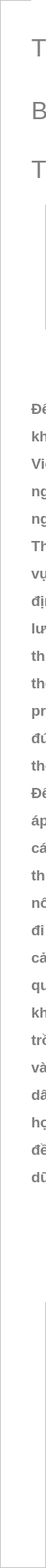
                         <widget class="QWidget" name="scrollAreaWidgetContents_2">
                          <property name="geometry">
                           <rect>
                            <x>0</x>
                            <y>0</y>
                            <width>59</width>
                            <height>2000</height>
                           </rect>
                          </property>
                          <layout class="QVBoxLayout" name="verticalLayout_71">
                           <property name="spacing">
                            <number>0</number>
                           </property>
                           <property name="leftMargin">
                            <number>0</number>
                           </property>
                           <property name="topMargin">
                            <number>0</number>
                           </property>
                           <property name="rightMargin">
                            <number>0</number>
                           </property>
                           <property name="bottomMargin">
                            <number>0</number>
                           </property>
                           <item>
                            <widget class="QFrame" name="scrollAreaWidgetContents_2_in">
                             <property name="minimumSize">
                              <size>
                               <width>0</width>
                               <height>2000</height>
                              </size>
                             </property>
                             <property name="styleSheet">
                              <string notr="true">background-color: rgb(255, 255, 255);</string>
                             </property>
                             <property name="frameShape">
                              <enum>QFrame::StyledPanel</enum>
                             </property>
                             <property name="frameShadow">
                              <enum>QFrame::Raised</enum>
                             </property>
                             <widget class="QLabel" name="label_28">
                              <property name="geometry">
                               <rect>
                                <x>360</x>
                                <y>300</y>
                                <width>251</width>
                                <height>51</height>
                               </rect>
                              </property>
                              <property name="font">
                               <font>
                                <family>Segoe UI</family>
                               </font>
                              </property>
                              <property name="text">
                               <string>&lt;!DOCTYPE HTML PUBLIC &quot;-//W3C//DTD HTML 4.0//EN&quot; &quot;http://www.w3.org/TR/REC-html40/strict.dtd&quot;&gt;
&lt;html&gt;&lt;head&gt;&lt;meta name=&quot;qrichtext&quot; content=&quot;1&quot; /&gt;&lt;style type=&quot;text/css&quot;&gt;
p, li { white-space: pre-wrap; }
&lt;/style&gt;&lt;/head&gt;&lt;body style=&quot; font-family:'Segoe UI'; font-size:8pt; font-weight:400; font-style:normal;&quot;&gt;
&lt;p align=&quot;center&quot; style=&quot; margin-top:12px; margin-bottom:12px; margin-left:0px; margin-right:0px; -qt-block-indent:0; text-indent:0px;&quot;&gt;&lt;span style=&quot; font-family:'MS Shell Dlg 2'; font-size:24pt; color:#717171;&quot;&gt;Lời mở đầu&lt;/span&gt;&lt;/p&gt;&lt;/body&gt;&lt;/html&gt;</string>
                              </property>
                             </widget>
                             <widget class="QLabel" name="label_37">
                              <property name="geometry">
                               <rect>
                                <x>40</x>
                                <y>420</y>
                                <width>961</width>
                                <height>1241</height>
                               </rect>
                              </property>
                              <property name="font">
                               <font>
                                <family>Segoe UI</family>
                                <pointsize>14</pointsize>
                                <weight>75</weight>
                                <bold>true</bold>
                               </font>
                              </property>
                              <property name="text">
                               <string>&lt;html&gt;&lt;head/&gt;&lt;body&gt;&lt;p&gt;&lt;span style=&quot; font-size:14pt; color:#7e7e7e;&quot;&gt;Để phát triển mạnh mẽ ngành nông nghiệp, cũng như đưa vị thế nghành xuất &lt;/span&gt;&lt;/p&gt;&lt;p&gt;&lt;span style=&quot; font-size:14pt; color:#7e7e7e;&quot;&gt;khẩu nông nghiệp và sản xuất nông nghiệp sạch và chất lượng là nghành chủ lực cho &lt;/span&gt;&lt;/p&gt;&lt;p&gt;&lt;span style=&quot; font-size:14pt; color:#7e7e7e;&quot;&gt;Việt Nam, những vấn đề như biến đổi khí hậu, thay đổi giống làm cho nghành nông &lt;/span&gt;&lt;/p&gt;&lt;p&gt;&lt;span style=&quot; font-size:14pt; color:#7e7e7e;&quot;&gt;nghiệp gặp không ít khó khăn trong nông nghiệp, hậu quả là các bệnh dịch nghành nông &lt;/span&gt;&lt;/p&gt;&lt;p&gt;&lt;span style=&quot; font-size:14pt; color:#7e7e7e;&quot;&gt;nghiệp chết hàng loạt. Chính vì vậy các hệ thống nông nghiệp thông minh ra đời.&lt;/span&gt;&lt;/p&gt;&lt;p&gt;&lt;span style=&quot; font-size:14pt; color:#7e7e7e;&quot;&gt;Theo truyền thống nông nghiệp được thực hiện bằng cách thực hiện một nhiệm &lt;/span&gt;&lt;/p&gt;&lt;p&gt;&lt;span style=&quot; font-size:14pt; color:#7e7e7e;&quot;&gt;vụ cụ thể, chẳng hạn như trồng, chăm sóc, tưới tiêu hoặc thu hoạch với một lịch trình &lt;/span&gt;&lt;/p&gt;&lt;p&gt;&lt;span style=&quot; font-size:14pt; color:#7e7e7e;&quot;&gt;định trước. Nhưng bằng cách thu thập dữ liệu thời gian thực về thời tiết, đất và chất &lt;/span&gt;&lt;/p&gt;&lt;p&gt;&lt;span style=&quot; font-size:14pt; color:#7e7e7e;&quot;&gt;lượng không khí v.v.. nhằm theo dõi sự trưởng thành của cây trồng và thậm chí cả trang &lt;/span&gt;&lt;/p&gt;&lt;p&gt;&lt;span style=&quot; font-size:14pt; color:#7e7e7e;&quot;&gt;thiết bị và chi phí lao động, các phân tích có thể được sử dụng để đưa ra quyết định &lt;/span&gt;&lt;/p&gt;&lt;p&gt;&lt;span style=&quot; font-size:14pt; color:#7e7e7e;&quot;&gt;thông minh hơn. Đây được gọi là nông nghiệp chính xác (hoặc canh tác chính xác -&lt;/span&gt;&lt;/p&gt;&lt;p&gt;&lt;span style=&quot; font-size:14pt; color:#7e7e7e;&quot;&gt;precision agriculture). Một định nghĩa của nông nghiệp chính xác là: kỹ thuật áp dụng &lt;/span&gt;&lt;/p&gt;&lt;p&gt;&lt;span style=&quot; font-size:14pt; color:#7e7e7e;&quot;&gt;đúng số lượng đầu vào(nước, phân bón, thuốc trừ sâu, v..v..) vào đúng vị trí và vào đúng &lt;/span&gt;&lt;/p&gt;&lt;p&gt;&lt;span style=&quot; font-size:14pt; color:#7e7e7e;&quot;&gt;thời điểm để tăng cường sản xuất và nâng cao chất lượng sản phẩm nông nghiệp.&lt;/span&gt;&lt;/p&gt;&lt;p&gt;&lt;span style=&quot; font-size:14pt; color:#7e7e7e;&quot;&gt;Để thúc đẩy sự thông minh và tự động hoá trong nông nghiệp, nó là một xu hướng &lt;/span&gt;&lt;/p&gt;&lt;p&gt;&lt;span style=&quot; font-size:14pt; color:#7e7e7e;&quot;&gt;áp dụng công nghệ IoT. Hệ thống giám sát môi trường dựa trên IoT có thể đáp ứng được &lt;/span&gt;&lt;/p&gt;&lt;p&gt;&lt;span style=&quot; font-size:14pt; color:#7e7e7e;&quot;&gt;các phép đo nhanh, chính xác và liên tục yêu cầu trong nông nghiệp chính xác. Các kỹ&lt;/span&gt;&lt;/p&gt;&lt;p&gt;&lt;span style=&quot; font-size:14pt; color:#7e7e7e;&quot;&gt;thuật mới của IoT cung cấp mới phương pháp tiếp cận với kỹ thuật thông tin môi trường &lt;/span&gt;&lt;/p&gt;&lt;p&gt;&lt;span style=&quot; font-size:14pt; color:#7e7e7e;&quot;&gt;nông nghiệp. Ứng dụng mạng cảm biến không dây cho nông nghiệp chính xác là hướng &lt;/span&gt;&lt;/p&gt;&lt;p&gt;&lt;span style=&quot; font-size:14pt; color:#7e7e7e;&quot;&gt;đi mới đáp ứng các yêu cầu quan trọng trong lĩnh vực hiện đại hóa nông nghiệp. Mạng &lt;/span&gt;&lt;/p&gt;&lt;p&gt;&lt;span style=&quot; font-size:14pt; color:#7e7e7e;&quot;&gt;cảm biến không dây cho phép giám sát quản lý và điều khiển các thông số liên quan đến &lt;/span&gt;&lt;/p&gt;&lt;p&gt;&lt;span style=&quot; font-size:14pt; color:#7e7e7e;&quot;&gt;quy trình sản xuất nông nghiệp như các thông số liên quan đến môi trường (nhiệt độ&lt;/span&gt;&lt;/p&gt;&lt;p&gt;&lt;span style=&quot; font-size:14pt; color:#7e7e7e;&quot;&gt;không khí, độ ẩm không khí, ánh sáng, v..v..), các thông số liên quan đến điều kiện đất &lt;/span&gt;&lt;/p&gt;&lt;p&gt;&lt;span style=&quot; font-size:14pt; color:#7e7e7e;&quot;&gt;trồng (độ ẩm đất, độ pH, 2 v..v..) và sức khỏe của cây trồng (độ xanh của lá, côn trùng &lt;/span&gt;&lt;/p&gt;&lt;p&gt;&lt;span style=&quot; font-size:14pt; color:#7e7e7e;&quot;&gt;và các bệnh tật, cỏ dại, v..v..). Các dữ liệu này được thu thập, lưu trữ và truyền tải không &lt;/span&gt;&lt;/p&gt;&lt;p&gt;&lt;span style=&quot; font-size:14pt; color:#7e7e7e;&quot;&gt;dây đến người dùng để xử lý, qua đó họ có thể điều khiển và đưa ra các biện pháp thích &lt;/span&gt;&lt;/p&gt;&lt;p&gt;&lt;span style=&quot; font-size:14pt; color:#7e7e7e;&quot;&gt;hợp trong sản xuất nông nghiệp nhằm tăng năng xuất, nâng cao chất lượng và sự đồng &lt;/span&gt;&lt;/p&gt;&lt;p&gt;&lt;span style=&quot; font-size:14pt; color:#7e7e7e;&quot;&gt;đều trong sản phẩm thu hoạch. Vì thế cần có một ứng dụng có thể lưu trữ và quản lý các &lt;/span&gt;&lt;/p&gt;&lt;p&gt;&lt;span style=&quot; font-size:14pt; color:#7e7e7e;&quot;&gt;dữ liệu trên một cách đơn giản và hiệu quả.&lt;/span&gt;&lt;/p&gt;&lt;p&gt;&lt;br/&gt;&lt;/p&gt;&lt;/body&gt;&lt;/html&gt;</string>
                              </property>
                             </widget>
                             <widget class="QLabel" name="label_38">
                              <property name="geometry">
                               <rect>
                                <x>40</x>
                                <y>0</y>
                                <width>771</width>
                                <height>121</height>
                               </rect>
                              </property>
                              <property name="font">
                               <font>
                                <family>Segoe UI</family>
                                <pointsize>24</pointsize>
                               </font>
                              </property>
                              <property name="styleSheet">
                               <string notr="true">color: rgb(127, 127, 127);</string>
                              </property>
                              <property name="text">
                               <string>Tứ Trụ Team chuyên thầu các dự án tiền tỷ</string>
                              </property>
                             </widget>
                             <widget class="QLabel" name="label_39">
                              <property name="geometry">
                               <rect>
                                <x>40</x>
                                <y>80</y>
                                <width>771</width>
                                <height>121</height>
                               </rect>
                              </property>
                              <property name="font">
                               <font>
                                <family>Segoe UI</family>
                                <pointsize>24</pointsize>
                               </font>
                              </property>
                              <property name="styleSheet">
                               <string notr="true">color: rgb(127, 127, 127);</string>
                              </property>
                              <property name="text">
                               <string>Bạn có vấn đề ? Hãy đến với chúng tôi</string>
                              </property>
                             </widget>
                             <widget class="QLabel" name="label_42">
                              <property name="geometry">
                               <rect>
                                <x>40</x>
                                <y>170</y>
                                <width>771</width>
                                <height>91</height>
                               </rect>
                              </property>
                              <property name="font">
                               <font>
                                <family>Segoe UI</family>
                                <pointsize>24</pointsize>
                               </font>
                              </property>
                              <property name="styleSheet">
                               <string notr="true">color: rgb(127, 127, 127);</string>
                              </property>
                              <property name="text">
                               <string>Tứ Trụ tận tình giúp đỡ</string>
                              </property>
                             </widget>
                             <widget class="QLabel" name="label_45">
                              <property name="geometry">
                               <rect>
                                <x>470</x>
                                <y>200</y>
                                <width>121</width>
                                <height>51</height>
                               </rect>
                              </property>
                              <property name="font">
                               <font>
                                <family>Segoe UI</family>
                                <pointsize>9</pointsize>
                               </font>
                              </property>
                              <property name="styleSheet">
                               <string notr="true">color: rgb(127, 127, 127);</string>
                              </property>
                              <property name="text">
                               <string>Miễn bạn có tiền</string>
                              </property>
                             </widget>
                             <widget class="QLabel" name="label_43">
                              <property name="geometry">
                               <rect>
                                <x>90</x>
                                <y>1760</y>
                                <width>851</width>
                                <height>181</height>
                               </rect>
                              </property>
                              <property name="text">
                               <string>&lt;html&gt;&lt;head/&gt;&lt;body&gt;&lt;p&gt;&lt;span style=&quot; font-size:26pt; color:#ff0000;&quot;&gt;Hãy sử dụng và cảm nhận chất lượng 4 tỷ&lt;/span&gt;&lt;/p&gt;&lt;/body&gt;&lt;/html&gt;</string>
                              </property>
                             </widget>
                            </widget>
                           </item>
                          </layout>
                         </widget>
